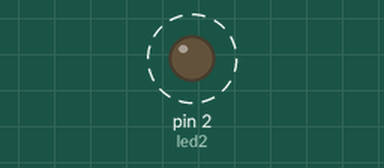
Recording of a program running on a simulated MicroPython board. Shown: output pins drawn as LEDs (lit = HIGH). Dashed ring = blinking. What the program prints to the serial console is not drawn.

Above: at 0.2 s.
Timing chart, 0 to 3.0 s (numbered marks = the images above):
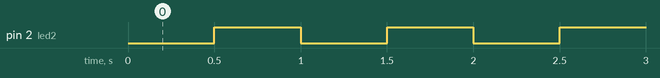

The program:

main.py
```python
from machine import Pin
from time import sleep
#led1 = Pin(5, Pin.OUT)
led2 = Pin(2, Pin.OUT) #2 is the internal LED

#led1.value(0)
led2.value(1)


while True:
    #led1.value(not led1.value())
    led2.value(not led2.value())
    print("led2", led2.value())
    sleep(0.5)
```

Measured:
- by itself, pin 2 (led2): alternates HIGH for 0.50 s and LOW for 0.50 s
